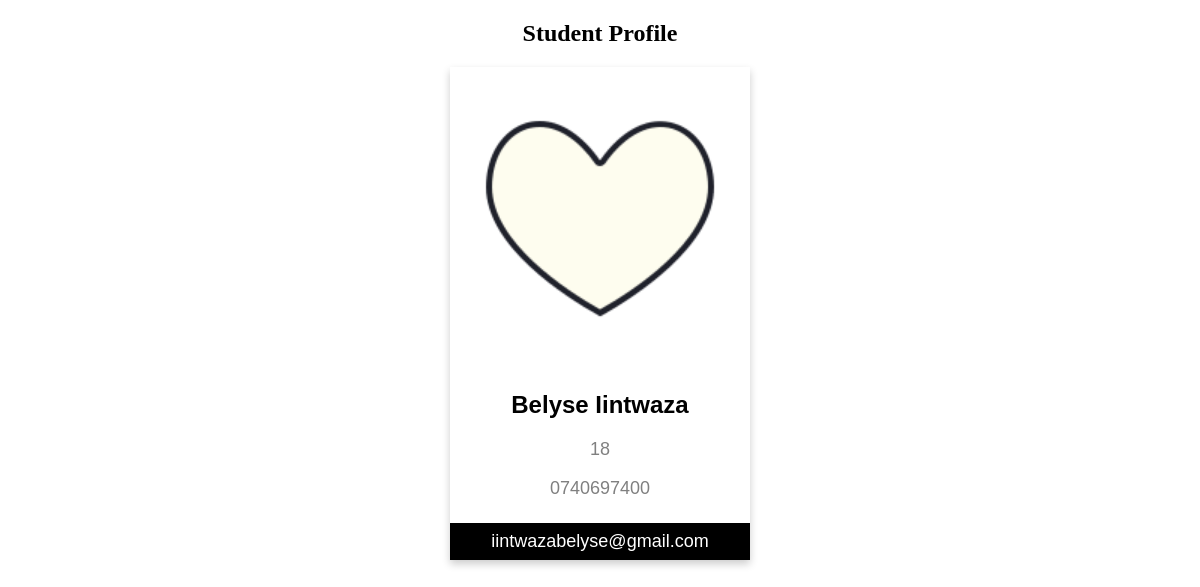
The app's page /student/profile/4/, older data.
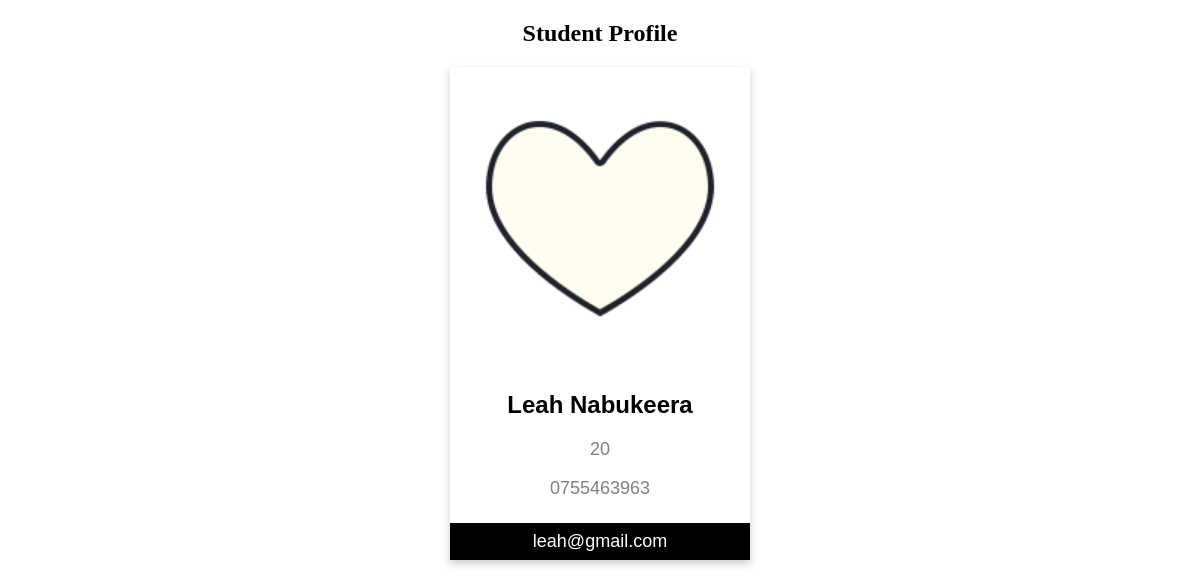
The same page, newer data.
### student/models.py (models this page shows)
class Student(models.Model):
    profile_pic=models.ImageField(upload_to = 'images/')
    first_name=models.CharField(max_length=12, null=True)
    last_name=models.CharField(max_length=12, null=True)
    gender_choice=(
        ('1','Female'),
        ('2','Male'),
        ('3','Prefer not to say')
    )
    gender=models.CharField(max_length=8,choices=gender_choice, null=True)
    age=models.PositiveSmallIntegerField(null=True)
    date_of_birth=models.DateField(null=True)
    phone_number=models.CharField(max_length=10)
    nationality_choice=(
        ('1','Rwandan'),
        ('2','Kenyan'),
        ('3','Ugandan'),
        ('4','SouthSudanes'),
        ('5','Sudanes')
    )
    nationality=models.CharField(max_length=15,choices=nationality_choice, null=True)
    national_Id=models.CharField(max_length=20)
    email_address=models.EmailField(null=True)
    admission_date=models.DateField(null=True, blank=True)
    medical_form=models.FileField(upload_to="documents/",null=True)
    laptop_serial_number=models.CharField(max_length=30, null=True, blank= True)
    academic_year=models.CharField(max_length=12)
    course_name=models.CharField(max_length=25, null=True, blank=True)

### student/views.py (the view)
# urls.py: path("profile/<int:id>/", student_profile, name="student_profile"),
def student_profile(request, id):
    student = Student.objects.get(id=id)
    return render(request, "student_profile.htm", {"student":student})

### student/templates/student_profile.htm (shortened to what this page needs)
<!DOCTYPE html>
<html lang="en">
<head>
<link rel="stylesheet" href="https://cdnjs.cloudflare.com/ajax/libs/font-awesome/4.7.0/css/font-awesome.min.css">
</head>
<body>
<h2 style="text-align:center">Student Profile </h2>
<div class="card">
  <img src="{{student.profile_pic.url}}" alt="Profile" style="width:100%" >
  <h2>{{student.first_name}} {{student.last_name}} </h2>
  <p class="title">{{student.age}}</p>
  <p class="title">                {{student.phone_number}}
</p>
  <div style="margin: 24px 0;">
  <p><button>{{student.email_address}}</button></p>
</div>
</body>
</html>

Row changes from the older to the newer data that the page shows:
changed Student: first_name "Belyse" → "Leah"; last_name "Iintwaza" → "Nabukeera"; age "18" → "20"; phone_number "0740697400" → "0755463963"; email_address "iintwazabelyse@gmail.com" → "leah@gmail.com"
